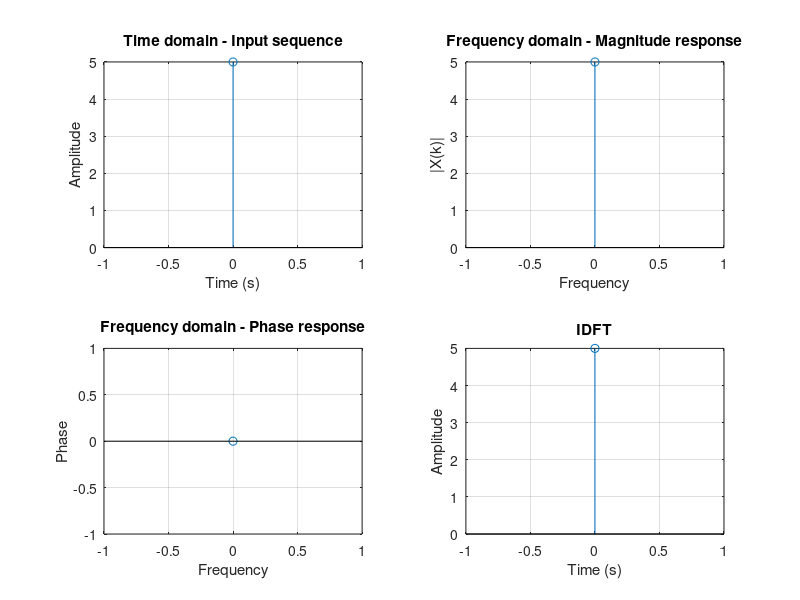

Reproduce this figure in MATLAB.
% WAP to N point DFT of user input sequence without using inbuit function
% and plot it's phase and magnitude spectrum
% compute IDFT of the result obtained in part a

clc 
close all
clear all

prompt = 'Enter the sequence 1 ';
x = input(prompt);

N = length(x);
X = zeros(N,1);
for k = 0:N-1
    for n = 0:N-1
        X(k+1) = X(k+1) + x(n+1)*exp(-j*2*pi*k*n/N);
    end
end

t = 0:N-1;

subplot(221)
stem(t,x);
xlabel('Time (s)');
ylabel('Amplitude');
title('Time domain - Input sequence')
grid on

subplot(222)
stem(t,abs(X))
xlabel('Frequency');
ylabel('|X(k)|');
title('Frequency domain - Magnitude response')
grid on

subplot(223)
stem(t,angle(X))
xlabel('Frequency');
ylabel('Phase');
title('Frequency domain - Phase response')
grid on       
dft = fft(x);  


N1 = length(X)
X1 = zeros(1,N1);
for k = 0:N1-1
    for n = 0:N1-1
        X1(k+1) = (X1(k+1) + (1/N1)*X(n+1)*exp(1j*2*pi*k*n/N1));
    end
    
end
ifft = ifft(X);

subplot(224)
stem(t,X1);
xlabel('Time (s)');
ylabel('Amplitude');
title('IDFT')

grid on